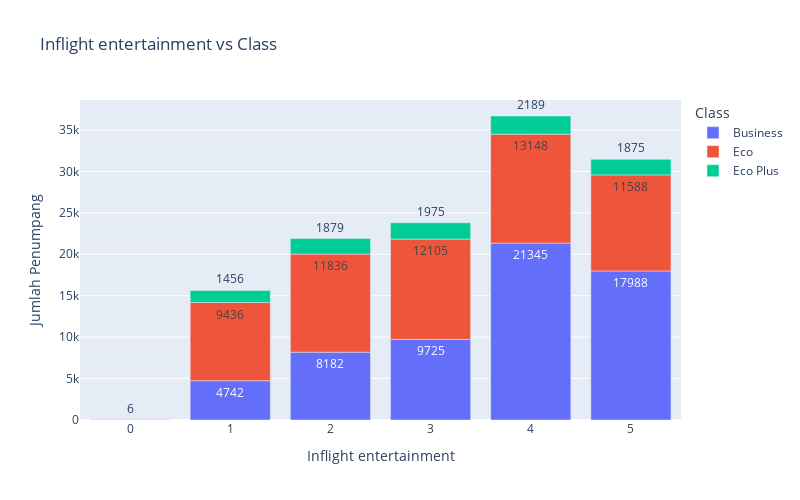

Write notebook code for a chart like this one.
### Code cell
df_inflight = df_merge.groupby(['Inflight entertainment', 'Class']).size().reset_index(name='Jumlah')

fig_bar_inflight = px.bar(df_inflight, x='Inflight entertainment', y='Jumlah', color='Class', title='Inflight entertainment vs Class', 
                      labels={'Inflight entertainment': 'Inflight entertainment', 'Jumlah': 'Jumlah Penumpang'}, text='Jumlah')
fig_bar_inflight.update_layout(width=800, height=500)
fig_bar_inflight.show()

### Figure 1 — Plotly figure (JSON) as saved in the notebook; plotly's stock layout.template omitted (floating-point values rounded to 4 significant figures)
{"data": [{"alignmentgroup": "True", "hovertemplate": "Class=Business<br>Inflight entertainment=%{x}<br>Jumlah Penumpang=%{text}<extra></extra>", "legendgroup": "Business", "marker": {"color": "#636efa", "pattern": {"shape": ""}}, "name": "Business", "offsetgroup": "Business", "orientation": "v", "showlegend": true, "text": [8, 4742, 8182, 9725, 21345, 17988], "textposition": "auto", "type": "bar", "x": [0, 1, 2, 3, 4, 5], "xaxis": "x", "y": [8, 4742, 8182, 9725, 21345, 17988], "yaxis": "y"}, {"alignmentgroup": "True", "hovertemplate": "Class=Eco<br>Inflight entertainment=%{x}<br>Jumlah Penumpang=%{text}<extra></extra>", "legendgroup": "Eco", "marker": {"color": "#EF553B", "pattern": {"shape": ""}}, "name": "Eco", "offsetgroup": "Eco", "orientation": "v", "showlegend": true, "text": [4, 9436, 11836, 12105, 13148, 11588], "textposition": "auto", "type": "bar", "x": [0, 1, 2, 3, 4, 5], "xaxis": "x", "y": [4, 9436, 11836, 12105, 13148, 11588], "yaxis": "y"}, {"alignmentgroup": "True", "hovertemplate": "Class=Eco Plus<br>Inflight entertainment=%{x}<br>Jumlah Penumpang=%{text}<extra></extra>", "legendgroup": "Eco Plus", "marker": {"color": "#00cc96", "pattern": {"shape": ""}}, "name": "Eco Plus", "offsetgroup": "Eco Plus", "orientation": "v", "showlegend": true, "text": [6, 1456, 1879, 1975, 2189, 1875], "textposition": "auto", "type": "bar", "x": [0, 1, 2, 3, 4, 5], "xaxis": "x", "y": [6, 1456, 1879, 1975, 2189, 1875], "yaxis": "y"}], "layout": {"barmode": "relative", "height": 500, "legend": {"title": {"text": "Class"}, "tracegroupgap": 0}, "title": {"text": "Inflight entertainment vs Class"}, "width": 800, "xaxis": {"anchor": "y", "domain": [0, 1], "title": {"text": "Inflight entertainment"}}, "yaxis": {"anchor": "x", "domain": [0, 1], "title": {"text": "Jumlah Penumpang"}}}}
